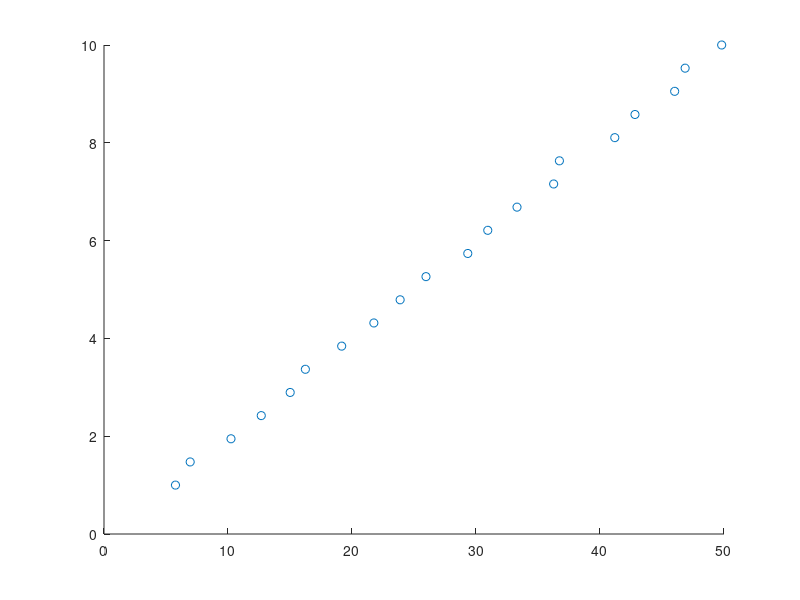

The MATLAB script that drew this image:


% current voltage data generater

clear
close all
clc
rng("default")

%%

R = 5;
i = linspace(1,10,20);

v = R * i;randn;
n = randn(1,20);
v = v + n;

figure("Name","current-voltage")
scatter(v,i)

data = [v',i'];
save("linearCurrentVoltageData.mat", "data")